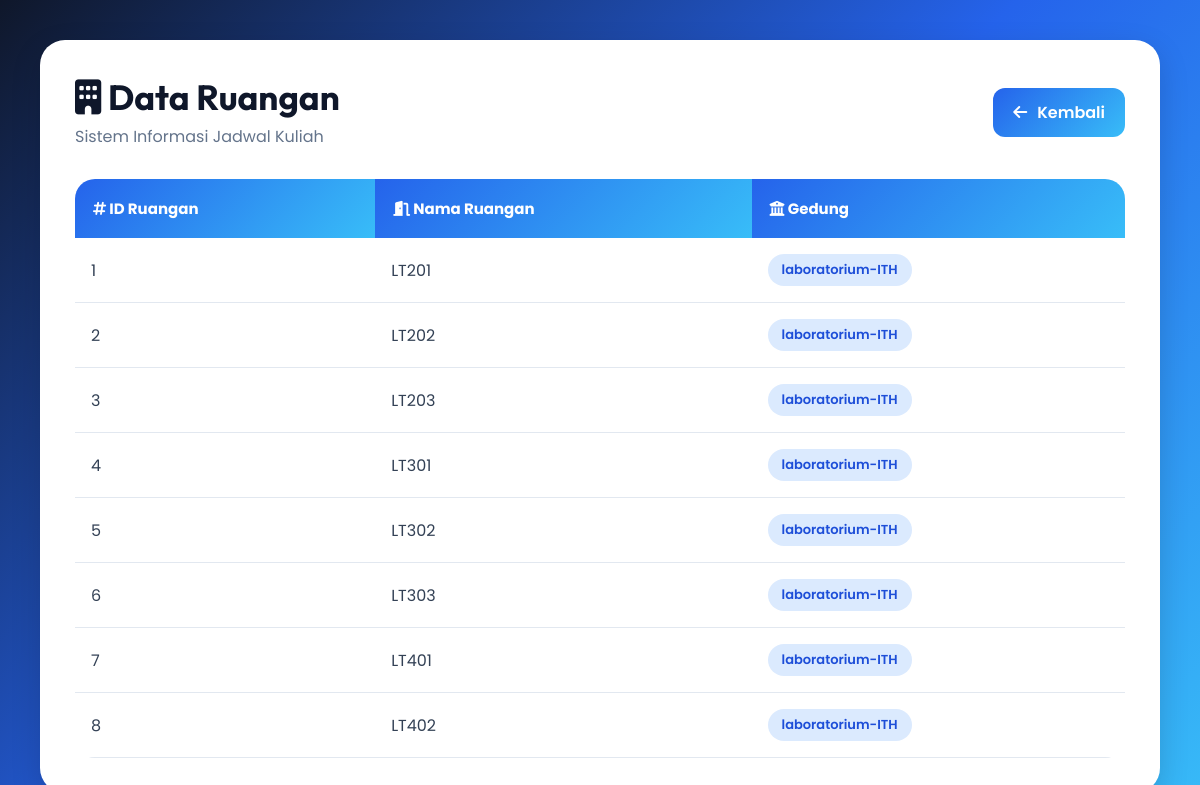
Screenshot of /ruangan.php (signed in) with the database file from the repository.
### tables this page shows
CREATE TABLE `ruangan` (
  `id_ruang` int(11) NOT NULL,
  `nama_ruang` varchar(50) NOT NULL,
  `gedung` varchar(100) NOT NULL
);

### ruangan.php (the view, shortened to what this page needs)
<?php
include 'connect.php';
$data = mysqli_query($conn,
"SELECT * FROM ruangan");
?>
<!DOCTYPE html>
<html lang="id">
<head>
<link rel="stylesheet"
href="https://cdnjs.cloudflare.com/ajax/libs/font-awesome/6.5.1/css/all.min.css">
</head>
<body>
<div class="container">
    <div class="header">
        <div class="title">
            <h1>
                <i class="fa-solid fa-building"></i>
                Data Ruangan
            </h1>
            <p>
                Sistem Informasi Jadwal Kuliah
            </p>
        </div>
        <a href="dashboard-admin.php" class="btn">
            <i class="fa-solid fa-arrow-left"></i>
            Kembali
        </a>
    </div>
    <div class="table-box">
        <table>
            <tr>
                <th>
                    <i class="fa-solid fa-hashtag"></i>
                    ID Ruangan
                </th>
                <th>
                    <i class="fa-solid fa-door-open"></i>
                    Nama Ruangan
                </th>
                <th>
                    <i class="fa-solid fa-building-columns"></i>
                    Gedung
                </th>
            </tr>
            <?php while($d = mysqli_fetch_assoc($data)){ ?>
            <tr>
                <td>
                    <?php echo $d['id_ruang']; ?>
                </td>
                <td>
                    <?php echo $d['nama_ruang']; ?>
                </td>
                <td>
                    <span class="gedung">
                        <?php echo $d['gedung']; ?>
                    </span>
                </td>
            </tr>
            <?php } ?>
        </table>
    </div>
</div>
</body>
</html>

### ruangan.php (style rules this page uses)
* { margin:0; padding:0; box-sizing:border-box; }
body { font-family:'Poppins', sans-serif; min-height:100vh; background:linear-gradient( 135deg, #0f172a, #2563eb, #38bdf8 ); padding:40px; }
.container { width:100%; max-width:1200px; margin:auto; background:white; border-radius:25px; padding:35px; box-shadow:0 10px 30px rgba(0,0,0,0.15); }
.header { display:flex; justify-content:space-between; align-items:center; margin-bottom:30px; }
.title h1 { font-family:'Outfit', sans-serif; font-size:35px; color:#0f172a; margin-bottom:5px; }
.title p { color:#64748b; }
.btn { background:linear-gradient( 135deg, #2563eb, #38bdf8 ); color:white; padding:12px 20px; border-radius:12px; text-decoration:none; font-weight:600; transition:0.3s; display:inline-flex; align-items:center; gap:10px; }
.table-box { overflow-x:auto; }
table { width:100%; border-collapse:collapse; overflow:hidden; border-radius:20px; }
table th { background:linear-gradient( 135deg, #2563eb, #38bdf8 ); color:white; padding:18px; text-align:left; font-size:15px; }
table td { padding:16px; border-bottom:1px solid #e2e8f0; color:#334155; background:white; }
.gedung { display:inline-block; padding:6px 14px; border-radius:20px; background:#dbeafe; color:#1d4ed8; font-size:13px; font-weight:600; }

### rows the page displays
ruangan: id_ruang "1", nama_ruang "LT201", gedung "laboratorium-ITH"
ruangan: id_ruang "2", nama_ruang "LT202", gedung "laboratorium-ITH"
ruangan: id_ruang "3", nama_ruang "LT203", gedung "laboratorium-ITH"
ruangan: id_ruang "4", nama_ruang "LT301", gedung "laboratorium-ITH"
ruangan: id_ruang "5", nama_ruang "LT302", gedung "laboratorium-ITH"
ruangan: id_ruang "6", nama_ruang "LT303", gedung "laboratorium-ITH"
ruangan: id_ruang "7", nama_ruang "LT401", gedung "laboratorium-ITH"
ruangan: id_ruang "8", nama_ruang "LT402", gedung "laboratorium-ITH"
